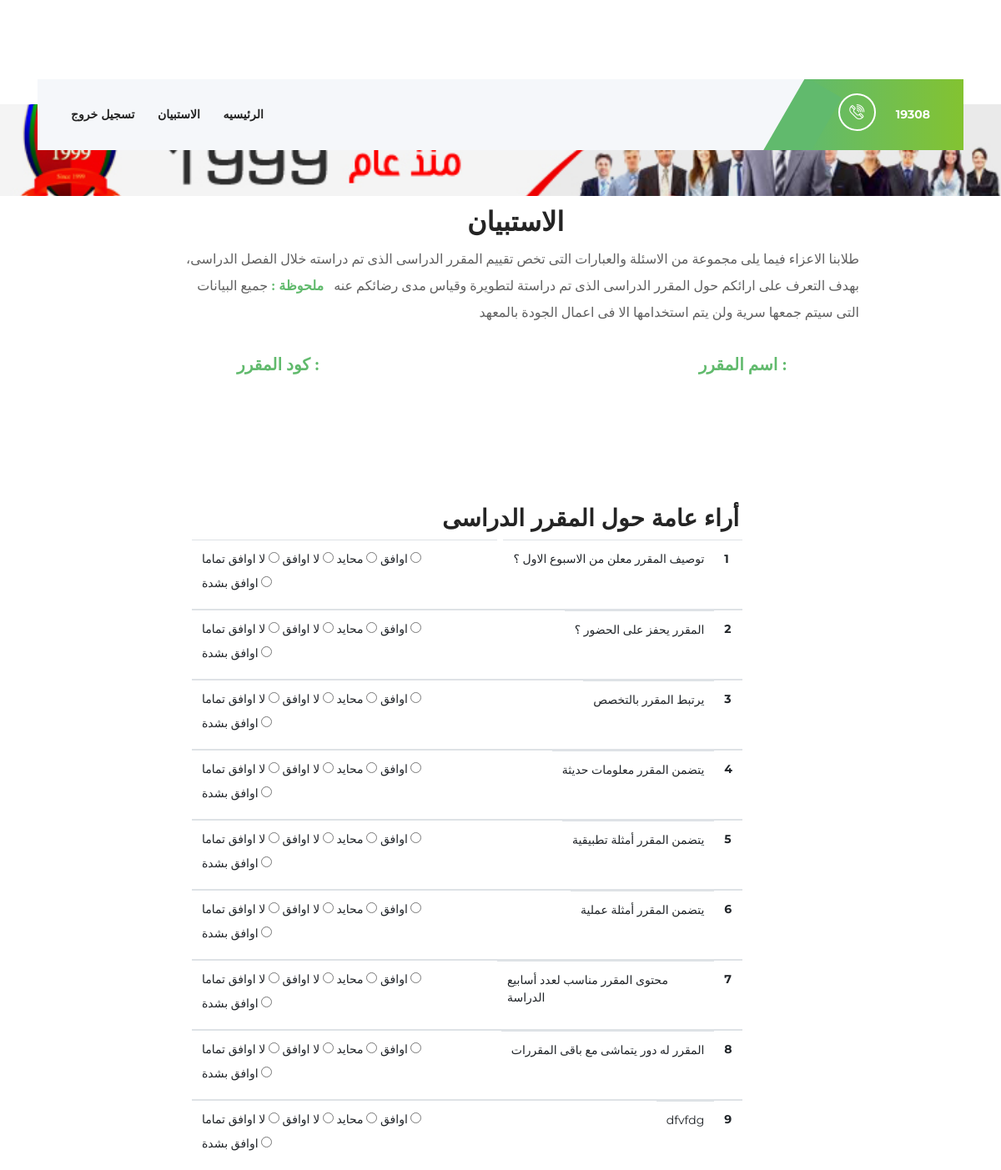
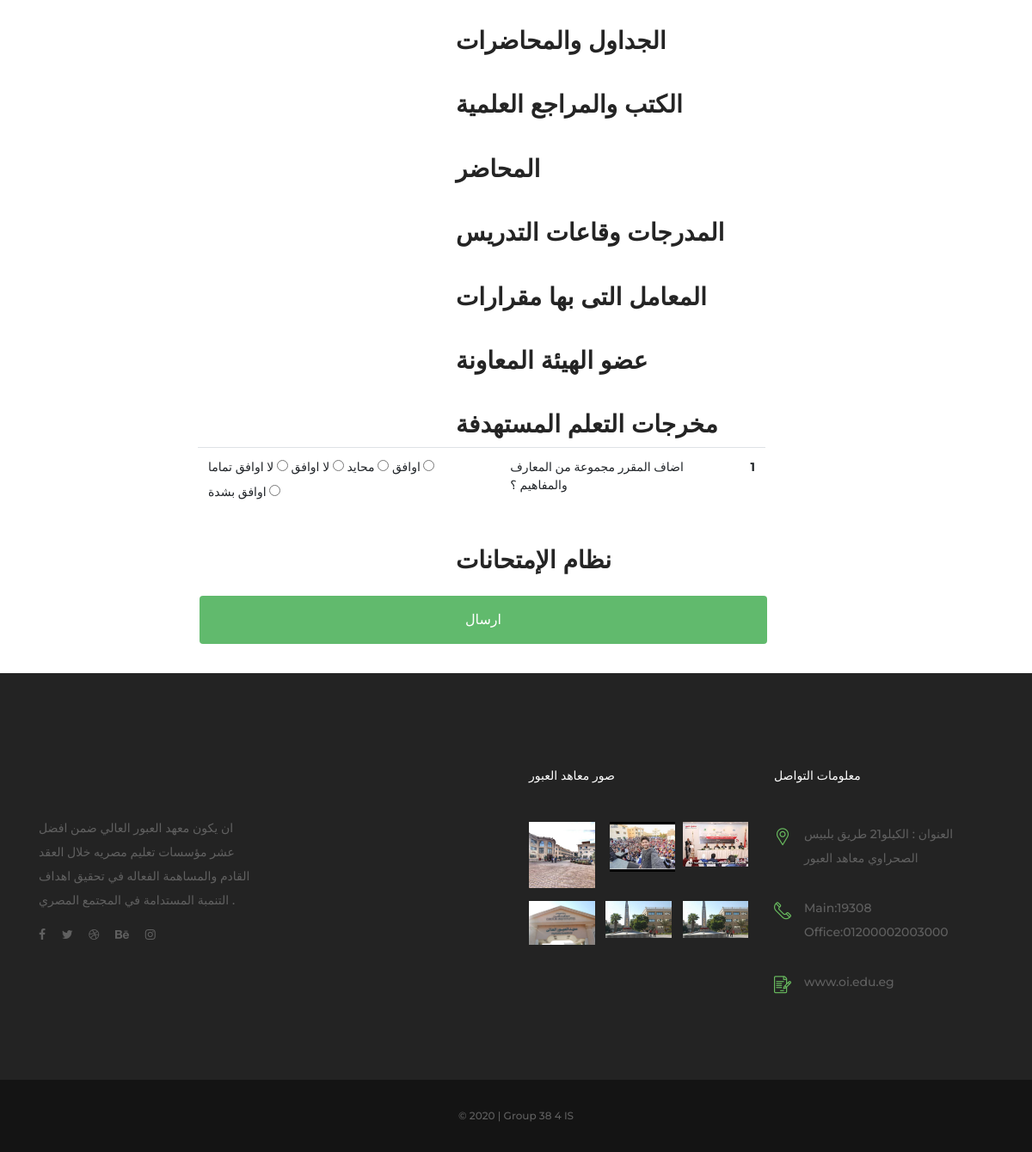
The app's page /survey/sub_questions.php (signed in) with its own data (2 pictures, top to bottom).
### tables this page shows
CREATE TABLE `titles` (
  `title_id` int(11) NOT NULL,
  `title` varchar(255) NOT NULL
);

CREATE TABLE `questions` (
  `question_id` int(11) NOT NULL,
  `question` varchar(255) NOT NULL,
  `title_id` int(11) NOT NULL
);

### survey/sub_questions.php (the view, shortened to what this page needs)
<?php
    include '../admin/connect.php';
    $std_id=$_SESSION['student_id'];
    if (isset($_GET['sub_id'])) {
        $sub_id=$_GET['sub_id'];
    }else{
        $sub_id=0;
    }
    $is_exist_sql="SELECT * FROM result WHERE subject_id='$sub_id' AND std_id='$std_id'";
    $is_exist_sql_result=mysqli_query($connect,$is_exist_sql);
    $std_num=mysqli_num_rows($is_exist_sql_result);
    $select_sub="SELECT * FROM subjects WHERE subject_id='$sub_id'";
    $select_sub_result=mysqli_query($connect,$select_sub);
    $sub_row=mysqli_fetch_assoc($select_sub_result);
    $select_cat="SELECT * FROM titles";
    $select_cat_result=mysqli_query($connect,$select_cat);
    $cat_data= array();
    while ($cat_row=mysqli_fetch_assoc($select_cat_result)) {
        $cat_data[]=$cat_row;
    }
?>
<!DOCTYPE html>
<html lang="en">
<head>
    <link rel="stylesheet" href="style.css">
    <link rel="stylesheet" href="pag.css">
</head>
<body>
   <header class="header-area">
        <div class="top-header">
            <div class="container h-100">
                <div class="row h-100">
                    <div class="col-12 h-100">
                        <div class="header-content h-100 d-flex align-items-center justify-content-between">
                        </div>
                    </div>
                </div>
            </div>
        </div>
        <div class="academy-main-menu">
            <div class="classy-nav-container breakpoint-off">
                <div class="container">
                    <nav class="classy-navbar justify-content-between" id="academyNav">
                        <div class="classy-menu">
                            <div class="classynav">
                                <ul>
                                    <li><a href="logout.php"> تسجيل خروج  </a></li>
                                    <li><a href="login.php"> الاستبيان</a></li>
                                    <li><a href="index.php">الرئيسيه</a></li>
                            </div>
                        </div>
                        <div class="calling-info">
                            <div class="call-center">
                                <a href="tel:19308"><i class="icon-telephone-2"></i> <span>19308</span></a>
                            </div>
                        </div>
                    </nav>
                </div>
            </div>
        </div>
    </header>
    <div class="breadcumb-area bg-img" style="background-image: url(img/bg-img/3.jpg);height: 110px;">
    </div>
    <div class="mydp">
        <h2>الاستبيان</h2>
        <p style="text-align: right;font-size: 16px;font-family: cursive;">
            طلابنا الاعزاء فيما يلى مجموعة من الاسئلة والعبارات التى تخص تقييم  المقرر الدراسى  الذى تم دراسته خلال
            الفصل الدراسى، بهدف التعرف على ارائكم حول المقرر الدراسى الذى تم دراستة لتطويرة وقياس مدى رضائكم عنه  &nbsp;
            <span style="color: #61ba6d;font-weight: bold;">ملحوظة : </span>جميع البيانات التى سيتم جمعها سرية ولن يتم استخدامها الا فى اعمال الجودة بالمعهد
        </p>
    </div><br><br>
    <div class="par">
        <div class="fr  ">
            <p style="margin-right:40px;font-size: 16px;font-family: cursive;"><span style="color: #61ba6d;font-weight: bold;font-size: 20px;">اسم المقرر : </span><?php echo $sub_row['name']; ?></p>
        </div>
        <div class="fl  ">
            <p style="margin-left: 140px;font-size: 16px;font-family: cursive;"><span style="color: #61ba6d;font-weight: bold;font-size: 20px;">كود المقرر : </span><?php echo $sub_row['subject_code']; ?></p>
        </div>
    </div><br><br><br>
    <br>
    <br>
    <br>
<?php if ($std_num==0) { ?>
    <div class="teb">
        <form method="post">
            <?php foreach ($cat_data as $value) {
                $title_id=$value['title_id'];
                $select_qu="SELECT * FROM questions WHERE title_id='$title_id'";
                $select_qu_result=mysqli_query($connect,$select_qu);
                $qu_data= array();
                while ($qu_row=mysqli_fetch_assoc($select_qu_result)) {
                    $qu_data[]=$qu_row;
                }
            ?>
                <h3 style="margin-left: 300px;margin-top: 30px;direction: rtl;"><?php echo $value['title']; ?></h3>
                <table class="table">
                    <?php $count=1; foreach ($qu_data as $qu_value) { ?>
                        <tbody>
                            <tr>
                                <td>
                                    <div style="display: inline-block;">
                                        <label> لا اوافق تماما  </label>
                                        <input type="radio" name="<?php echo $qu_value['question_id'] ?>" required="" value="1">
                                    </div>
                                    <div style="display: inline-block;">
                                        <label> لا اوافق  </label>
                                        <input type="radio" name="<?php echo $qu_value['question_id'] ?>" required="" value="2">
                                    </div>
                                    <div style="display: inline-block;">
                                        <label> محايد </label>
                                        <input type="radio" name="<?php echo $qu_value['question_id'] ?>" required="" value="3">
                                    </div>
                                    <div style="display: inline-block;">
                                        <label>اوافق  </label>
                                        <input type="radio" name="<?php echo $qu_value['question_id'] ?>" required="" value="4">
                                    </div>
                                    <div style="display: inline-block;">
                                        <label> اوافق بشدة </label>
                                        <input type="radio" name="<?php echo $qu_value['question_id'] ?>" required="" value="5">
                                    </div>
                                </td>
                                <td class="fr"><?php echo $qu_value['question']; ?></td>
                                <th scope="row"><?php echo $count; ?></th>
                            </tr>
                        </tbody>
                    <?php $count++ ; } ?>
                </table>
            <?php } ?>
            <input type="submit" value="ارسال" class="btn btn-block" style="color: #fff;background-color: #61ba6d;">
        </form>
    </div>
<?php } ?>
    <footer class="footer-area">
        <div class="main-footer-area section-padding-100-0">
            <div class="container">
                <div class="row">
                    <div class="col-12 col-sm-6 col-lg-3">
                        <div class="footer-widget mb-100">
                            <div class="widget-title">
                            </div>
                            <p>ان يكون معهد العبور العالي ضمن افضل عشر مؤسسات تعليم مصريه خلال العقد القادم والمساهمة الفعاله في تحقيق اهداف التنمبة المستدامة في المجتمع المصري .</p>
                            <div class="footer-social-info">
                                <a href="#"><i class="fa fa-facebook"></i></a>
                                <a href="#"><i class="fa fa-twitter"></i></a>
                                <a href="#"><i class="fa fa-dribbble"></i></a>
                                <a href="#"><i class="fa fa-behance"></i></a>
                                <a href="#"><i class="fa fa-instagram"></i></a>
                            </div>
                        </div>
                    </div>
                    <div class="col-12 col-sm-6 col-lg-3">
                    </div>
                    <div class="col-12 col-sm-6 col-lg-3">
                        <div class="footer-widget mb-100">
                            <div class="widget-title">
                                <h6>صور معاهد العبور</h6>
                            </div>
                            <div class="gallery-list d-flex justify-content-between flex-wrap">
                                <a href="img/21 (1).jpeg" class="gallery-img" title="معهد العبور العالي للاداره والحاسبات ونظم المعلومات"><img
                                        src="img/21 (1).jpeg" alt=""></a>
                                <a href="img/21 (5).jpeg" class="gallery-img" title="حفلة مينا عطا ومحمد شاهين بمعهد العبور"><img
                                        src="img/21 (5).jpeg" alt=""></a>
                                <a href="img/22.jpeg" class="gallery-img" title="المؤتمر العالمي للمعاهد العبور"><img
                                        src="img/22.jpeg" alt=""></a>
                                <a href="img/23.jpeg" class="gallery-img" title="معاهد العبور"><img src="img/23.jpeg"
                                        alt=""></a>
                                <a href="img/24.jpeg" class="gallery-img" title="معهد نظم "><img src="img/24.jpeg" alt=""></a>
                                <a href="img/24.jpeg" class="gallery-img" title="معهد نظم "><img src="img/24.jpeg" alt=""></a>
                            </div>
                        </div>
                    </div>
                    <div class="col-12 col-sm-6 col-lg-3">
                        <div class="footer-widget mb-100">
                            <div class="widget-title">
                                <h6>معلومات التواصل</h6>
                            </div>
                            <div class="single-contact d-flex mb-30">
                                <i class="icon-placeholder"></i>
                                <p>العنوان : الكيلو21 طريق بلبيس الصحراوي معاهد العبور</p>
                            </div>
                            <div class="single-contact d-flex mb-30">
                                <i class="icon-telephone-1"></i>
                                <p>Main:19308 <br>Office:01200002003000</p>
                            </div>
                            <div class="single-contact d-flex">
                                <i class="icon-contract"></i>
                                <p>www.oi.edu.eg</p>
                            </div>
                        </div>
                    </div>
                </div>
            </div>
        </div>
        <div class="bottom-footer-area">
            <div class="container">
                <div class="row">
                    <div class="col-12">
                        <p>
                           &copy;
                            <script>document.write(new Date().getFullYear());</script> | Group 38 4 IS
                        </p>
                    </div>
                </div>
            </div>
        </div>
    </footer>
</body>
</html>

### survey/style.css (style rules this page uses)
* { margin: 0; padding: 0; }
body { font-family: "Montserrat", sans-serif; font-size: 14px; }
h1, h2, h3, h4, h5, h6 { color: #242424; line-height: 1.3; font-weight: 700; }
p { color: #606060; font-size: 14px; line-height: 2; font-weight: 500; }
a, a:hover, a:focus { -webkit-transition-duration: 500ms; transition-duration: 500ms; text-decoration: none; outline: 0 solid transparent; color: #141414; font-weight: 600; font-size: 14px; }
ul, ol { margin: 0; }
ul li, ol li { list-style: none; }
img { height: auto; max-width: 100%; }
.mb-30 { margin-bottom: 30px !important; }
.mb-100 { margin-bottom: 100px !important; }
.section-padding-100-0 { padding-top: 100px; padding-bottom: 0; }
.bg-img { background-position: center center; background-size: cover; background-repeat: no-repeat; }
.header-area { position: relative; z-index: 100; width: 100%; height: 125px; }
.header-area .top-header { width: 100%; height: 95px; }
.header-area .academy-main-menu { position: absolute; width: 100%; height: 85px; background-color: transparent; top: 95px; z-index: 100; left: 0; right: 0; }
.header-area .academy-main-menu .classy-nav-container { background-color: transparent; }
.header-area .academy-main-menu .classy-navbar { background-color: #f5f7fa; height: 85px; padding: 0; }
.header-area .academy-main-menu .classy-navbar .classynav ul li a { font-weight: 700; text-transform: uppercase; }
.header-area .academy-main-menu .classynav { padding-left: 2em; }
.header-area .academy-main-menu .calling-info { position: relative; padding-left: 80px; overflow: hidden; }
.header-area .academy-main-menu .calling-info .call-center { position: relative; z-index: 1; background: #61ba6d; background: -webkit-linear-gradient(to right, #61ba6d, #83c331); background: linear-gradient(to right, #61ba6d, #83c331); padding: 0 40px; line-height: 85px; height: 85px; }
.header-area .academy-main-menu .calling-info .call-center a { color: #ffffff; font-size: 14px; font-weight: 700; display: block; }
.header-area .academy-main-menu .calling-info .call-center a i { width: 45px; height: 45px; border: 2px solid #ffffff; border-radius: 50%; display: inline-block; line-height: 41px; font-size: 18px; text-align: center; margin-right: 20px; }
.header-area .academy-main-menu .calling-info .call-center:before { position: absolute; width: 50px; height: 120%; top: 3px; left: -28px; z-index: 1; background-color: #61ba6d; content: ''; -webkit-transform: rotate(30deg); transform: rotate(30deg); }
.main-footer-area { background-color: #232323; }
.main-footer-area .footer-widget .widget-title { margin-bottom: 45px; }
.main-footer-area .footer-widget .widget-title h6 { font-size: 14px; font-weight: 500; margin-bottom: 0; color: #ffffff; margin-top: 10px; text-transform: uppercase; }
.main-footer-area .footer-widget .footer-social-info a { display: inline-block; color: #606060; margin-right: 15px; }
.main-footer-area .footer-widget .gallery-list a { position: relative; z-index: 1; @flex (0 0 30%); max-width: 30%; margin-bottom: 15px; cursor: zoom-in; }
.main-footer-area .footer-widget .gallery-list a::after { position: absolute; width: 100%; height: 100%; top: 0; left: 0; content: ''; background-color: rgba(97, 186, 109, 0.8); opacity: 0; visibility: hidden; -webkit-transition-duration: 500ms; transition-duration: 500ms; }
.main-footer-area .footer-widget .single-contact i { color: #69bc5f; font-size: 20px; margin-right: 15px; padding-top: 7px; }
.main-footer-area .footer-widget .single-contact p { margin-bottom: 0; }
.bottom-footer-area { background-color: #141414; padding: 30px 0; text-align: center; }
.bottom-footer-area p { font-size: 12px; margin-bottom: 0; }
.breadcumb-area { position: relative; z-index: 10; width: 100%; height: 200px; }

### survey/pag.css (style rules this page uses)
.btn { background-color: #00253c; border: none; color: black; padding: 16px 32px; text-align: center; font-size: 16px; margin: 4px 2px; transition: 0.3s; }
.fr { float:right; }
.fl { float: left; }
.mydp { float: left; width: 70%; margin-left: 200px; font-size: 30%; padding: 10px; }
.mydp h2 { margin-left: 350px; }
.teb { width: 60%; margin-left:200px; margin-right: 100px; padding: 30px; }
.par { width: 70%; margin-left: 12%; }

### records on screen
titles: title "أراء عامة حول المقرر الدراسى"
questions: question "توصيف المقرر معلن من الاسبوع الاول ؟"
questions: question "المقرر يحفز على الحضور ؟"
questions: question "يرتبط المقرر بالتخصص"
questions: question "يتضمن المقرر معلومات حديثة"
questions: question "يتضمن المقرر أمثلة تطبيقية"
questions: question "يتضمن المقرر أمثلة عملية"
questions: question "محتوى المقرر مناسب لعدد أسابيع الدراسة"
questions: question "المقرر له دور يتماشى مع باقى المقررات"
questions: question "dfvfdg"
titles: title "الجداول والمحاضرات"
titles: title "الكتب والمراجع العلمية"
titles: title "المحاضر"
titles: title "المدرجات وقاعات التدريس"
titles: title "المعامل التى بها مقرارات"
titles: title "عضو الهيئة المعاونة"
titles: title "مخرجات التعلم المستهدفة"
questions: question "اضاف المقرر مجموعة من المعارف والمفاهيم ؟"
titles: title "نظام الإمتحانات"
